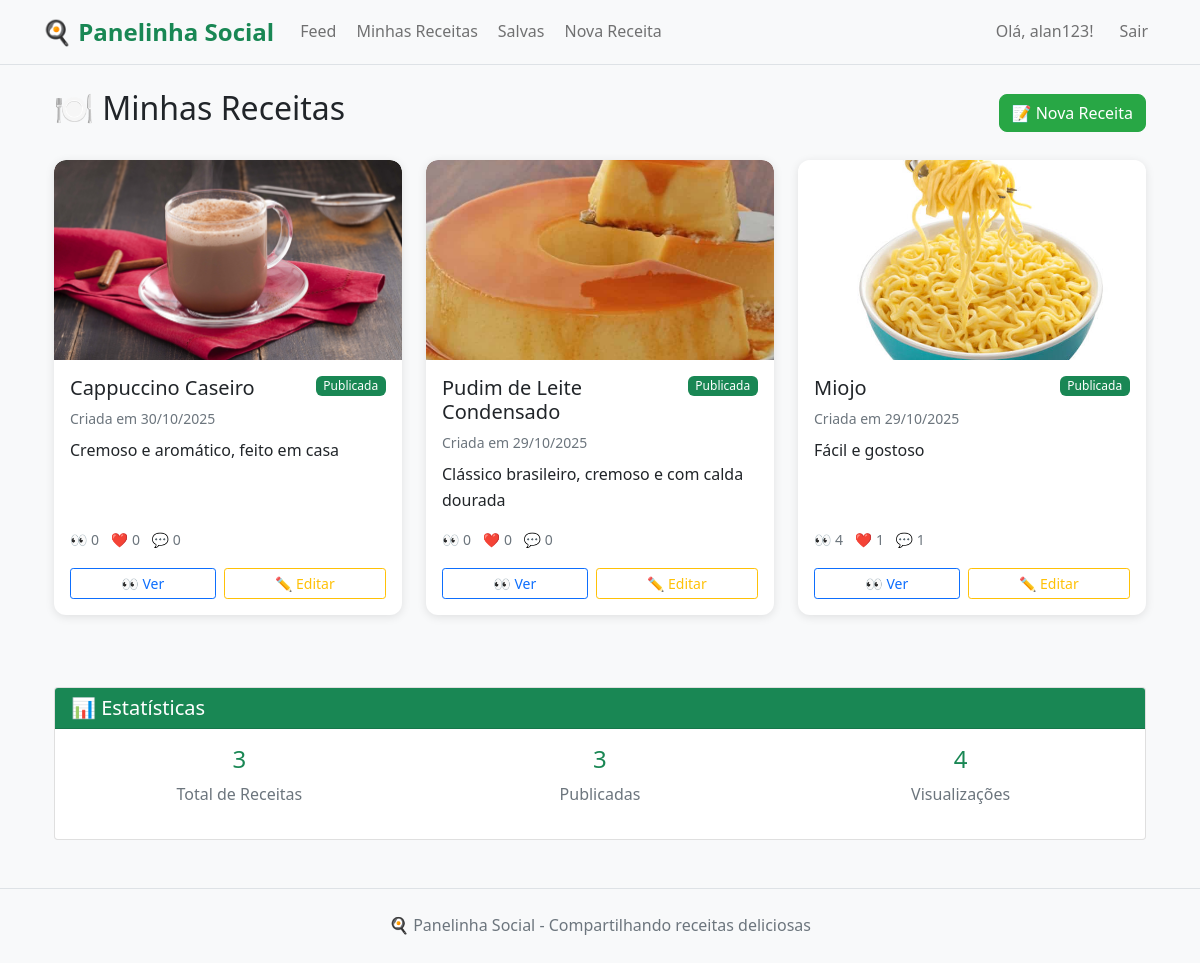
The page /my_recipes (signed in) on the database as committed earlier.
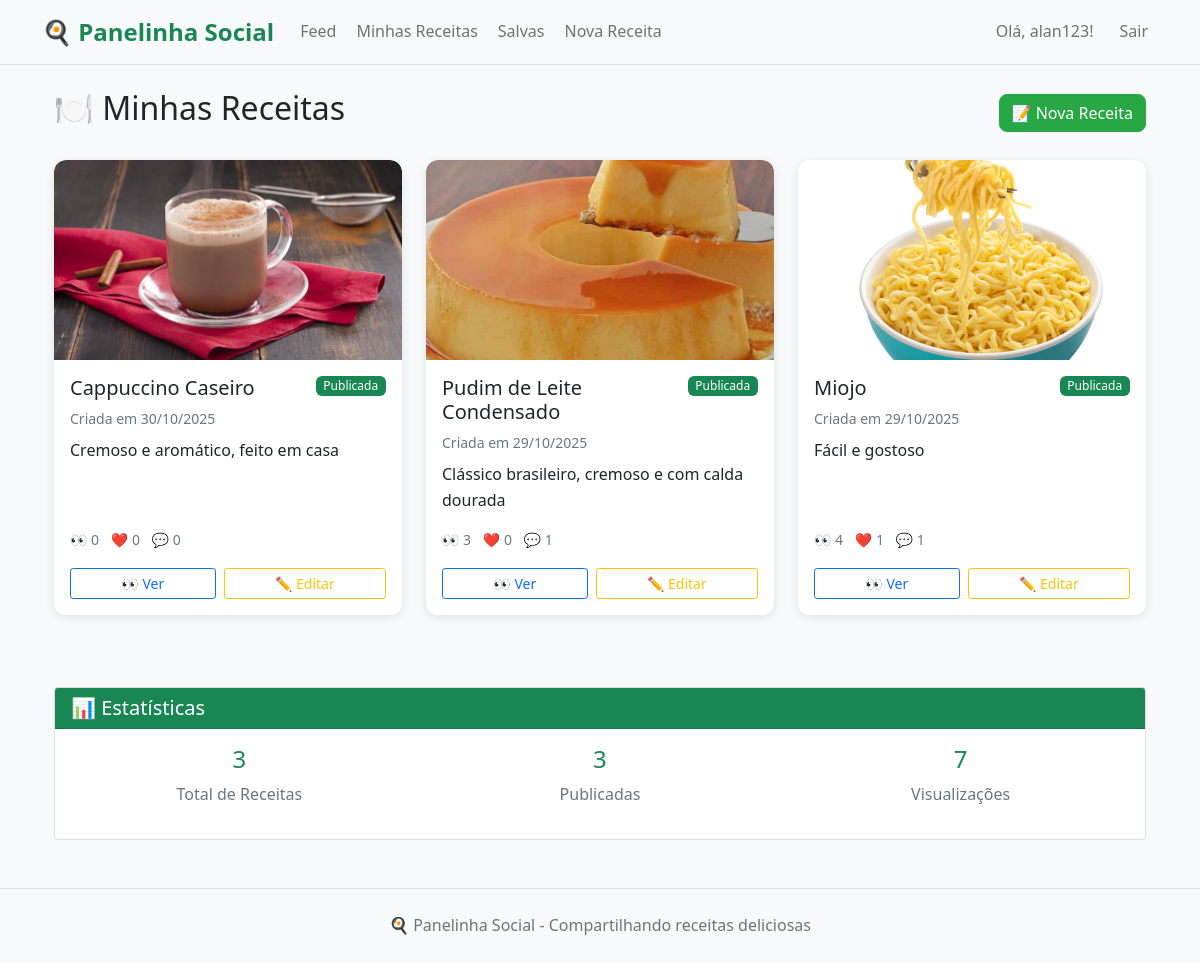
The same page on the database as committed later.
### app.py (models this page shows, shortened)
class Recipe(db.Model):
    id = db.Column(db.Integer, primary_key=True)
    title = db.Column(db.String(100), nullable=False)
    description = db.Column(db.Text)
    ingredients = db.Column(db.Text)
    steps = db.Column(db.Text)
    image = db.Column(db.String(200))
    categories = db.Column(db.String(200))
    is_draft = db.Column(db.Boolean, default=False)
    created_at = db.Column(db.DateTime, default=datetime.utcnow)
    updated_at = db.Column(db.DateTime, default=datetime.utcnow, onupdate=datetime.utcnow)
    views = db.Column(db.Integer, default=0)
    user_id = db.Column(db.Integer, db.ForeignKey('user.id'), nullable=False)
    likes = db.relationship('Like', backref='recipe', lazy='dynamic')
    comments = db.relationship('Comment', backref='recipe', lazy='dynamic')
    saved_by = db.relationship('SavedRecipe', backref='recipe', lazy='dynamic')
    def like_count(self):
        return self.likes.count()
    def comment_count(self):
        return self.comments.count()

### app.py (the view)
@app.route('/my_recipes')
@login_required
def my_recipes():
    recipes = Recipe.query.filter_by(user_id=current_user.id).order_by(Recipe.created_at.desc()).all()
    return render_template('my_recipes.html', title='Minhas Receitas', recipes=recipes)

### app.py (called while the page is built)
@login_manager.user_loader
def load_user(id):
    return User.query.get(int(id))

### templates/my_recipes.html (shortened to what the changed rows need)
{% extends "base.html" %}
{% block content %}
<div class="container-fluid">
    <div class="row">
        <div class="col-12">
            <div class="d-flex justify-content-between align-items-center mb-4">
                <h2>🍽️ Minhas Receitas</h2>
            </div>
            {% if recipes %}
                <div class="row">
                    {% for recipe in recipes %}
                        <div class="col-xl-4 col-lg-6 col-md-6 mb-4">
                            <div class="card h-100 recipe-card">
                                <a href="{{ url_for('recipe_detail', recipe_id=recipe.id) }}" class="text-decoration-none">
                                    {% if recipe.image %}
                                        <img src="{{ url_for('static', filename='uploads/' + recipe.image) }}"
                                             class="card-img-top" alt="{{ recipe.title }}" style="height: 200px; object-fit: cover;">
                                    {% else %}
                                        <div class="card-img-top bg-light d-flex align-items-center justify-content-center"
                                             style="height: 200px;">
                                            <span class="text-muted">📷 Sem imagem</span>
                                        </div>
                                    {% endif %}
                                </a>
                                <div class="card-body d-flex flex-column">
                                    <div class="d-flex justify-content-between align-items-start mb-2">
                                        <a href="{{ url_for('recipe_detail', recipe_id=recipe.id) }}" class="text-decoration-none text-dark flex-grow-1">
                                            <h5 class="card-title mb-0">{{ recipe.title }}</h5>
                                        </a>
                                        {% if recipe.is_draft %}
                                            <span class="badge bg-warning ms-2">Rascunho</span>
                                        {% else %}
                                            <span class="badge bg-success ms-2">Publicada</span>
                                        {% endif %}
                                    </div>
                                    <p class="card-text text-muted small mb-2">
                                        Criada em {{ recipe.created_at.strftime('%d/%m/%Y') }}
                                    </p>
                                    <a href="{{ url_for('recipe_detail', recipe_id=recipe.id) }}" class="text-decoration-none text-dark flex-grow-1">
                                        <p class="card-text mb-3">
                                            {{ recipe.description[:100] }}{% if recipe.description|length > 100 %}...{% endif %}
                                        </p>
                                    </a>
                                    <div class="mt-auto">
                                        <div class="d-flex justify-content-between align-items-center mb-3">
                                            <div class="text-muted small">
                                                <span class="me-2">👀 {{ recipe.views }}</span>
                                                <span class="me-2">❤️ {{ recipe.like_count() }}</span>
                                                <span>💬 {{ recipe.comment_count() }}</span>
                                            </div>
                                        </div>
                                        <div class="d-flex justify-content-between gap-2">
                                            <a href="{{ url_for('recipe_detail', recipe_id=recipe.id) }}"
                                               class="btn btn-sm btn-outline-primary flex-fill">
                                                👀 Ver
                                            </a>
                                            <a href="{{ url_for('edit_recipe', recipe_id=recipe.id) }}"
                                               class="btn btn-sm btn-outline-warning flex-fill">
                                                ✏️ Editar
                                            </a>
                                        </div>
                                    </div>
                                </div>
                            </div>
                        </div>
                    {% endfor %}
                </div>
                <div class="row mt-5">
                    <div class="col-12">
                        <div class="card">
                            <div class="card-header bg-success text-white">
                                <h5 class="mb-0">📊 Estatísticas</h5>
                            </div>
                            <div class="card-body">
                                <div class="row text-center">
                                    <div class="col-md-4">
                                        <h4 class="text-success">{{ recipes|length }}</h4>
                                        <p class="text-muted">Total de Receitas</p>
                                    </div>
                                    <div class="col-md-4">
                                        <h4 class="text-success">{{ recipes|selectattr('is_draft', 'equalto', false)|list|length }}</h4>
                                        <p class="text-muted">Publicadas</p>
                                    </div>
                                    <div class="col-md-4">
                                        <h4 class="text-success">{{ recipes|sum(attribute='views') }}</h4>
                                        <p class="text-muted">Visualizações</p>
                                    </div>
                                </div>
                            </div>
                        </div>
                    </div>
                </div>
            {% endif %}
        </div>
    </div>
</div>
{% endblock %}

Rows that differ between the two databases and show on the page:
changed Recipe "Pudim de Leite Condensado": views "0" → "3"; comment_count "0" → "1"
Other text that changed with them:
{{ recipes|sum(attribute='views') }}: "4" → "7"
